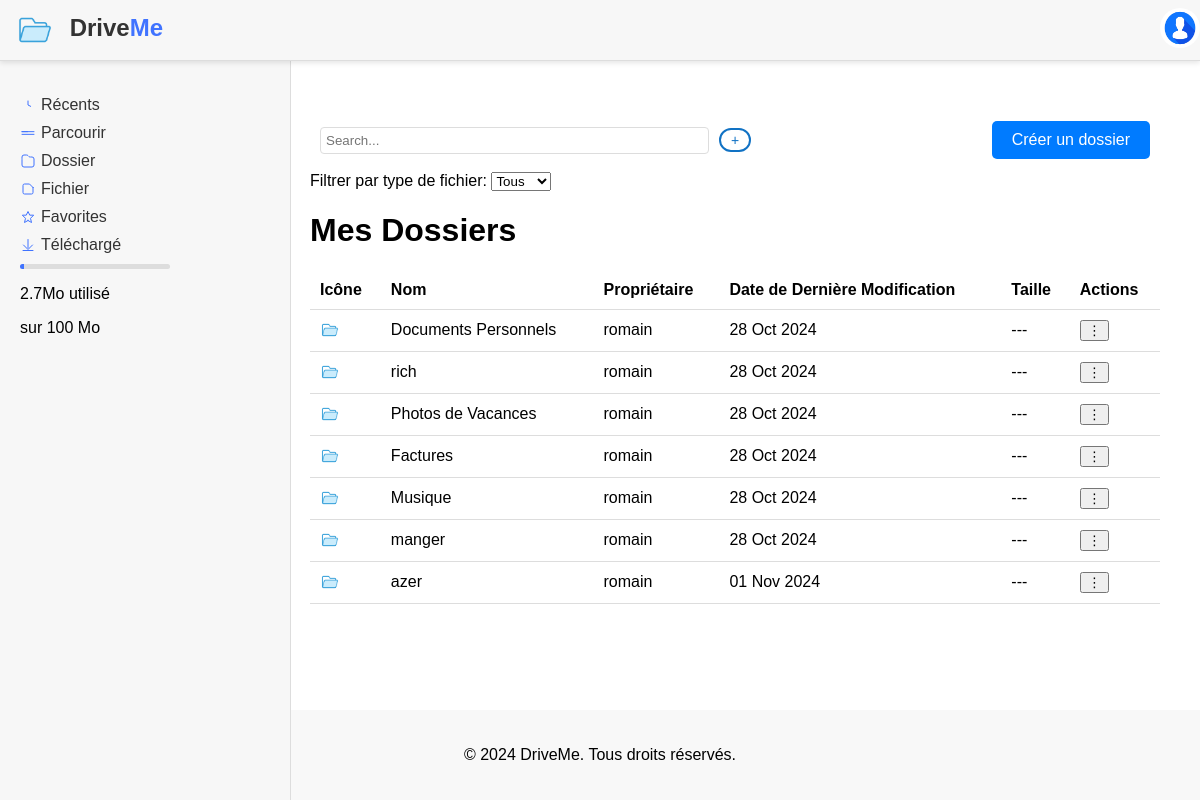
Screenshot of /folder/ (signed in) with the database file from the repository.
### drive/models.py (models this page shows, shortened)
class Dossier(models.Model):
    nom = models.CharField(max_length=100)
    utilisateur = models.ForeignKey(User, on_delete=models.CASCADE)
    date_creation = models.DateTimeField(auto_now_add=True)

### drive/views.py (the view)
# urls.py: path('folder/', views.folder_view, name='folder'),
@login_required
def folder_view(request):
    dossiers = Dossier.objects.filter(utilisateur=request.user)
    documents = Document.objects.filter(utilisateur=request.user)
    used_space = get_user_storage_usage(request.user) / (1024 * 1024)
    return render(request, 'folder.html', {
        'dossiers': dossiers,
        'documents': documents,
        'used_space': used_space
    })

### drive/views.py (called while the page is built)
def get_user_storage_usage(user):
    total_size = Document.objects.filter(utilisateur=user).aggregate(Sum('taille_fichier'))['taille_fichier__sum'] or 0
    return total_size

### drive/templates/folder.html (shortened to what this page needs)
{% extends 'base.html' %}
{% load static %}
{% block content %}
<head>
</head>
<body>
  <div class="main-content">
    <div class="sub-navbar">
      <div class="left" style="display: flex; gap: 10px;">
        <input type="text" id="searchInput" placeholder="Search..." style="width: 100%; padding: 5px; border: 1px solid #ddd; border-radius: 4px;">
    </div>
        <div class="sub-navbar">
          <div class="center">
            <a href="{% url 'upload_document' %}"><button class="outline">+</button></a>
          </div>
      </div>
        <div class="right">  <a href="{% url 'create_folder' %}" class="button">Créer un dossier</a>
        </div>
    </div>
    <div class="filter">
      <label for="type_fichier">Filtrer par type de fichier:</label>
      <select id="type_fichier" name="type_fichier" onchange="filterDocuments(this.value)">
          <option value="">Tous</option>
      </select>
    </div>
  <h1>Mes Dossiers</h1>
  <table>
    <thead>
        <tr>
            <th>Icône</th>
            <th>Nom</th>
            <th>Propriétaire</th>
            <th>Date de Dernière Modification</th>
            <th>Taille</th>
            <th>Actions</th>
        </tr>
    </thead>
    <tbody>
        {% for dossier in dossiers %}
        <tr>
            <td>
                <img class="folder-icon" src="{% static 'icons/folder.png' %}" alt="Dossier" />
            </td>
            <td>
                <a href="{% url 'folder_documents' folder_id=dossier.id %}" class="folder-link">{{ dossier.nom }}</a>
            </td>
            <td>{{ dossier.utilisateur.username}}</td>
            <td>{{ dossier.date_creation|date:"d M Y" }}</td>
            <td>---</td>
            <td>
                <div class="action-menu">
                    <button>⋮</button>
                </div>
            </td>
        </tr>
        {% empty %}
        <tr>
            <td colspan="6">Aucun dossier trouvé.</td>
        </tr>
        {% endfor %}
    </tbody>
</table>
</div>
</body>
</html>
{% endblock %}

### drive/templates/base.html (style rules this page uses)
body { display: flex; flex-direction: column; min-height: 100vh; margin: 0; }

### drive/templates/folder.html (style rules this page uses)
body { font-family: Arial, sans-serif; margin: 0; padding: 0; display: flex; height: 100vh; }
.main-content { margin-top: 40px; margin-left: 270px; padding: 20px; flex: 1; background-color: #ffffff; }
.button { display: inline-block; padding: 10px 20px; font-size: 16px; color: #fff; background-color: #007BFF; border: none; border-radius: 5px; text-align: center; text-decoration: none; cursor: pointer; transition: background-color 0.3s; }
.folder-icon { width: 20px; height: auto; margin-right: 5px; vertical-align: middle; }
.folder-link { text-decoration: none; color: black; font-weight: normal; }
table { width: 100%; border-collapse: collapse; }
th, td { padding: 10px; text-align: left; border-bottom: 1px solid #ddd; }
.action-menu { position: relative; display: inline-block; }
.sub-navbar { position: sticky; top: 0; background-color: #ffffff; padding: 10px; display: flex; justify-content: space-between; align-items: center; z-index: 999; }
.sub-navbar .left, .sub-navbar .center, .sub-navbar .right { flex: 1; text-align: center; }
.sub-navbar .left { text-align: left; }
.sub-navbar .right { text-align: right; }

### rows the page displays
Dossier: nom "Documents Personnels", utilisateur.username "romain", date_creation "28 Oct 2024"
Dossier: nom "rich", utilisateur.username "romain", date_creation "28 Oct 2024"
Dossier: nom "Photos de Vacances", utilisateur.username "romain", date_creation "28 Oct 2024"
Dossier: nom "Factures", utilisateur.username "romain", date_creation "28 Oct 2024"
Dossier: nom "Musique", utilisateur.username "romain", date_creation "28 Oct 2024"
Dossier: nom "manger", utilisateur.username "romain", date_creation "28 Oct 2024"
Dossier: nom "azer", utilisateur.username "romain", date_creation "01 Nov 2024"

### other values shown
{{ used_space|floatformat:1 }} "2.7"
